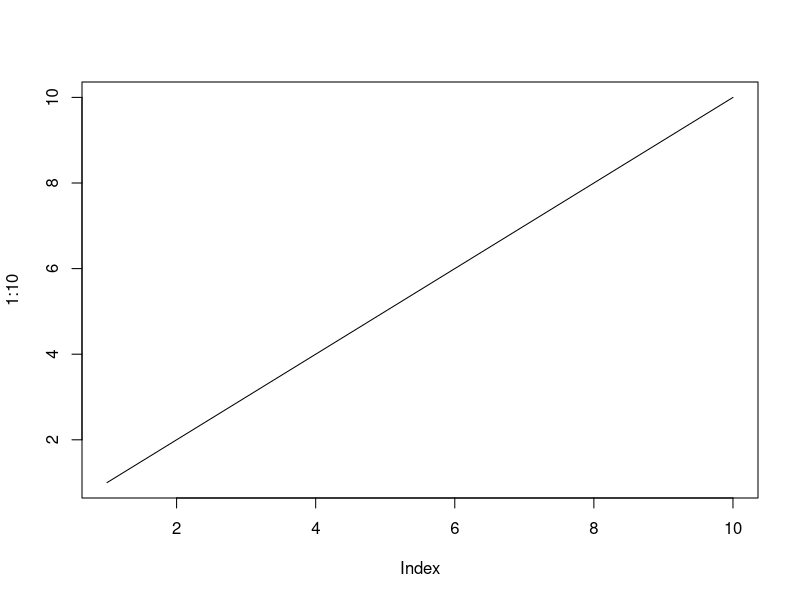
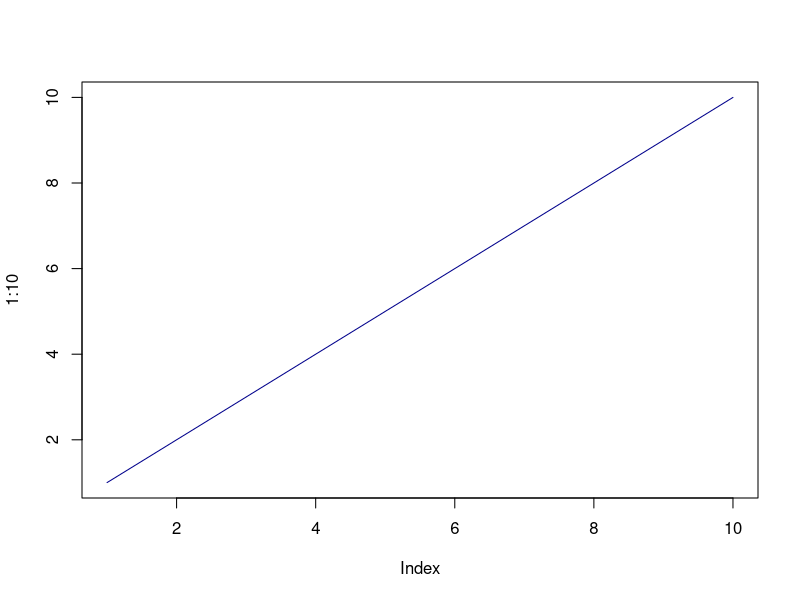
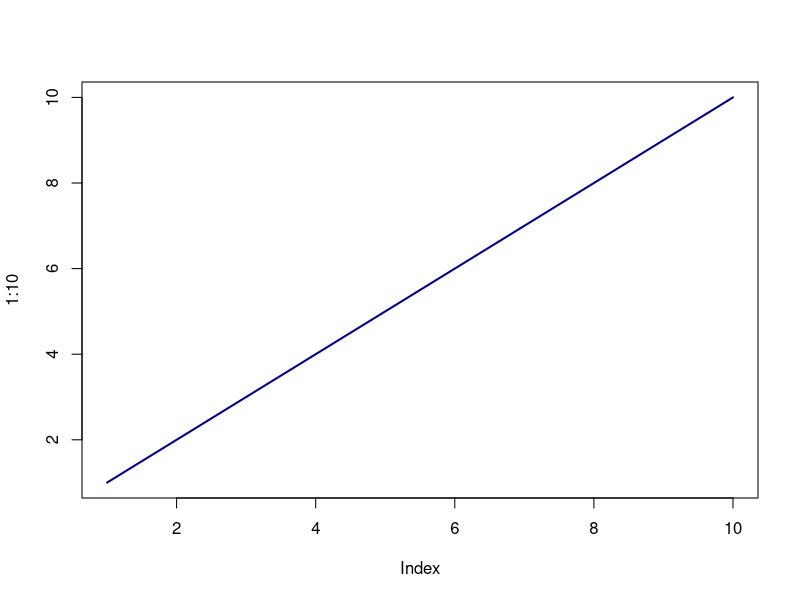
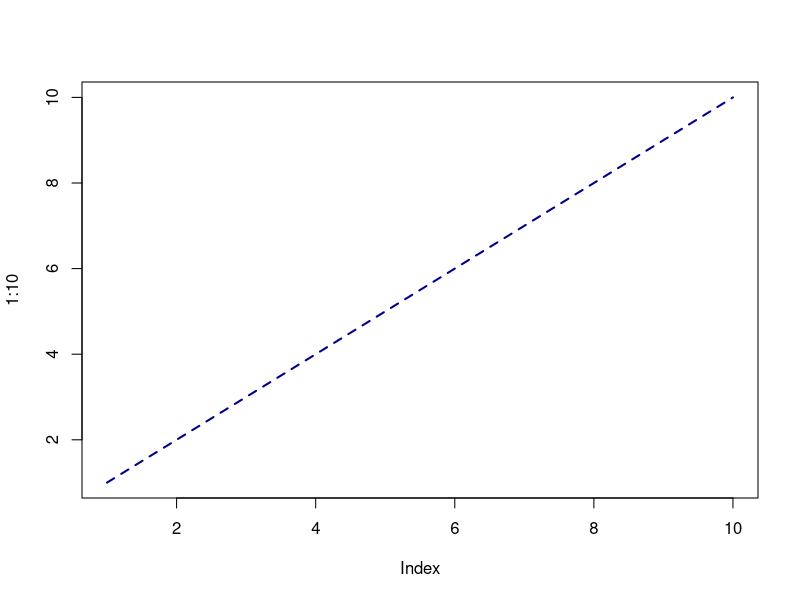
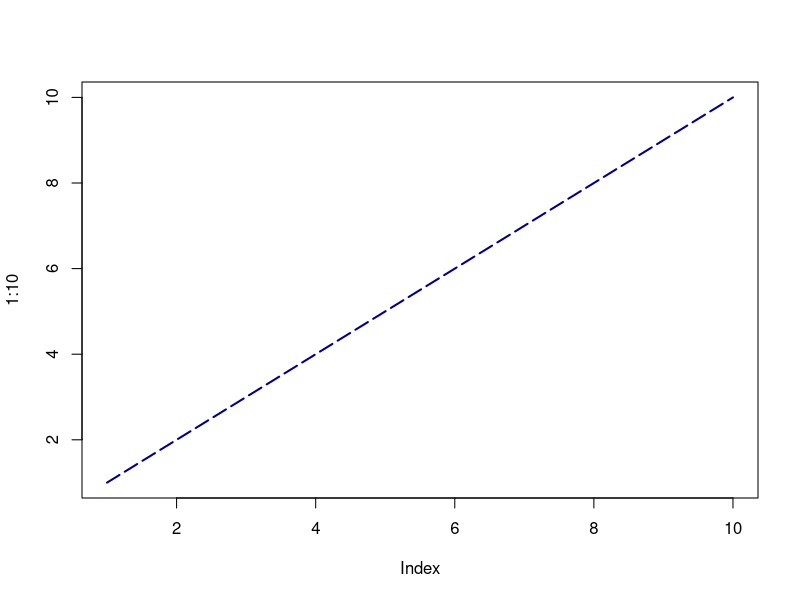
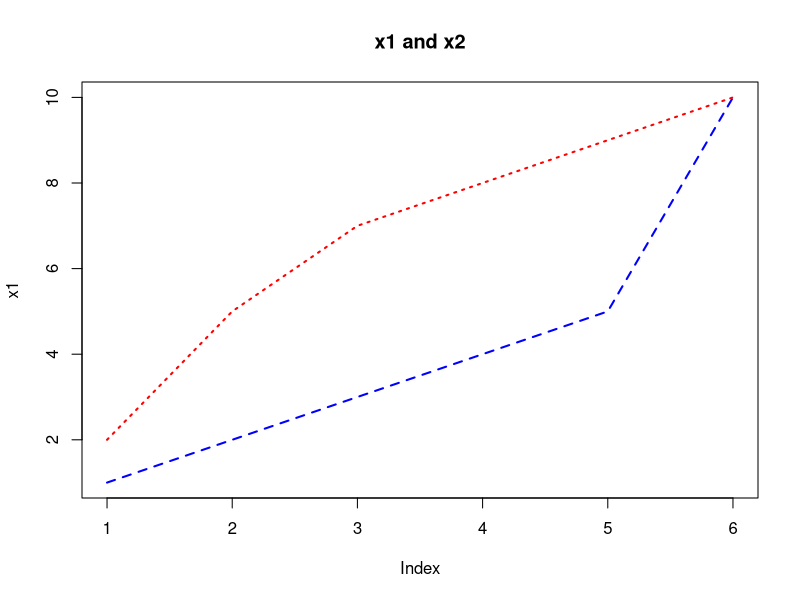

Reproduce these figures in R, in order.
##Line Graphs

#Line graph is drawn by adding type="l" to plot function.
plot(1:10, type="l")

##We can change the line color:
plot(1:10, type="l", col="darkblue")

##Line width
#lwd
#Just like cex, it denotes the multiples of default thickness.
plot(1:10, type="l", col="darkblue", lwd=2)

##Line type:
#There are 6 types of lines in r's plot package.
#lty
plot(1:10, type="l", col="darkblue", lwd=2, lty=2)
plot(1:10, type="l", col="darkblue", lwd=2, lty=5)
#Line codes
#0 removes the line
#1 displays a solid line
#2 displays a dashed line
#3 displays a dotted line
#4 displays a "dot dashed" line
#5 displays a "long dashed" line
#6 displays a "two dashed" line

##Multiple lines:
x1=c(1,2,3,4,5,10)
x2=c(2,5,7,8,9,10)

plot(x1, main="x1 and x2", type = "l", col = "blue", lwd=2, lty=2)
lines(x2, type="l", col = "red", lwd=2, lty=3)